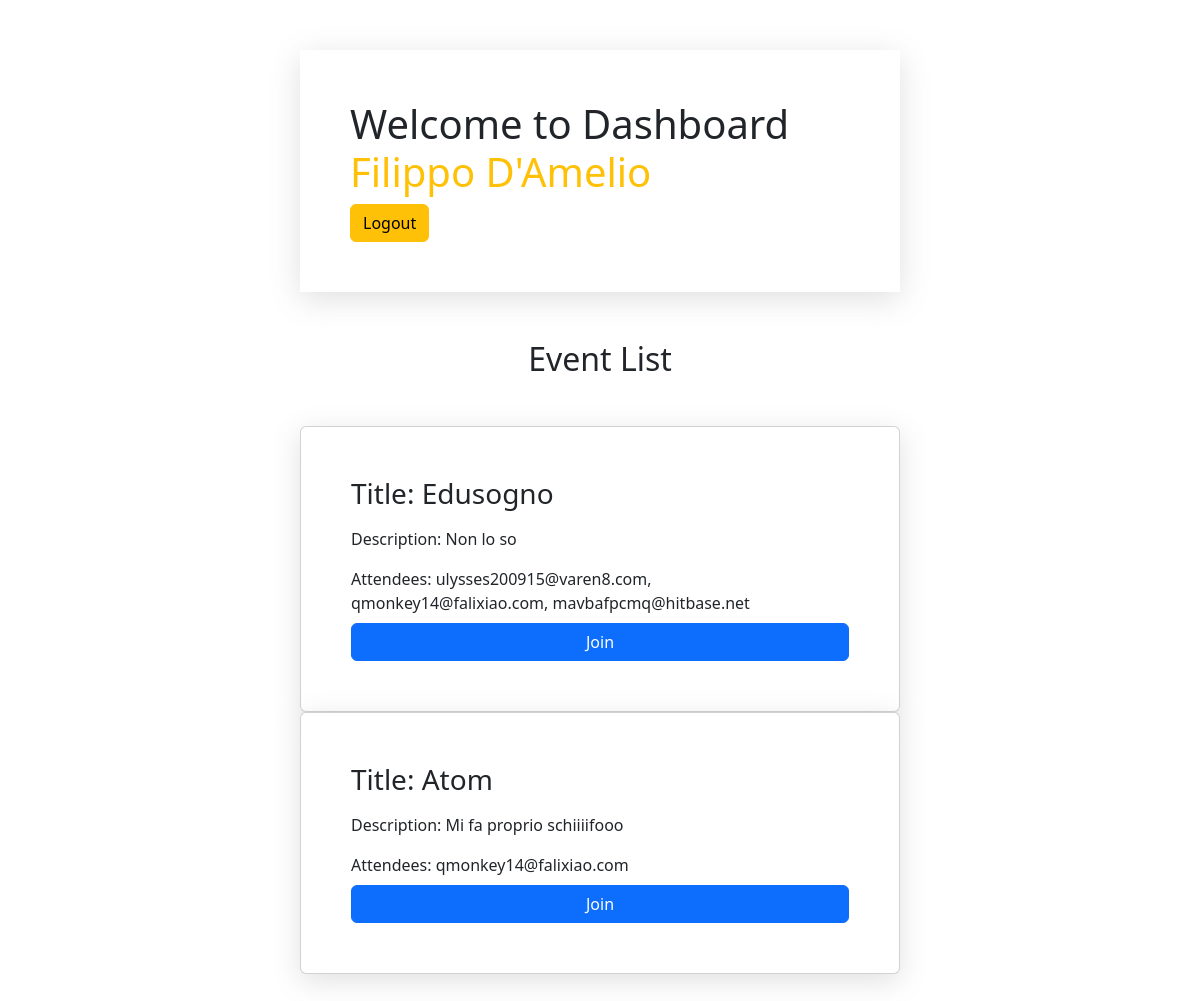
Page /index.php (signed in) on the committed database.
### tables this page shows
CREATE TABLE `events` (
  `id` int(11) NOT NULL,
  `title` varchar(128) NOT NULL,
  `attendees` text NOT NULL,
  `description` text NOT NULL
);

### index.php (the view, shortened to what this page needs)
<?php
$userName = $_SESSION["user"];
?>
<!DOCTYPE html>
<html lang="en">
<head>
    <link href="https://cdn.jsdelivr.net/npm/bootstrap@5.3.2/dist/css/bootstrap.min.css" rel="stylesheet">
    <link rel="stylesheet" href="style.css">
</head>
<body>
    <div class="container">
        <h1>Welcome to Dashboard <?php echo "<div class='text-warning'>$userName</div>"; ?></h1>
        <a href="logout.php" class="btn btn-warning">Logout</a>
    </div>
    <div class="my-5">
        <h2 class="text-center mb-5">Event List</h2>
        <div class="container-lg d-flex flex-row flex-wrap justify-content-center">
            <?php
            include("db.php");
            $email = $_SESSION["email"];
            $sql = "SELECT * FROM events WHERE attendees LIKE '%$email%' ";
            $result = mysqli_query($conn, $sql);
            if ($result->num_rows > 0) {
                while ($row = mysqli_fetch_array($result)) {
                    $eventTitle = $row['title'];
                    $eventDescription = $row['description'];
                    $eventAttendees = $row['attendees'];
            ?>
                    <div class="card container">
                        <h3 class="card_title">
                            Title: <?= $eventTitle; ?>
                        </h3>
                        <span class="my-2">
                            Description: <?= $eventDescription; ?>
                        </span>
                        <span class="my-2">
                            Attendees: <?= $eventAttendees; ?>
                        </span>
                        <button class="btn btn-primary">
                            Join
                        </button>
                    </div>
                <?php
                }
            }
    ?>
</body>
</html>

### style.css (style rules this page uses)
body { padding: 50px; }
.container { max-width: 600px; margin: 0 auto; padding: 50px; box-shadow: rgba(100, 100, 111, 0.2) 0px 7px 29px 0px; }

### rows in the picture
events: title "Edusogno", description "Non lo so", attendees "ulysses200915@varen8.com, qmonkey14@falixiao.com, mavbafpcmq@hitbase.net"
events: title "Atom", description "Mi fa proprio schiiiifooo", attendees "qmonkey14@falixiao.com"

### other values in the picture
$userName "Filippo D'Amelio"
